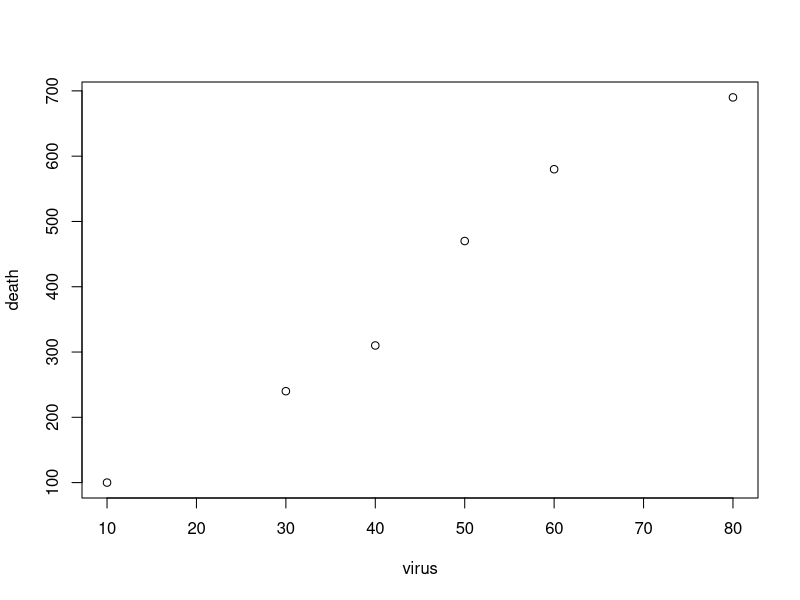
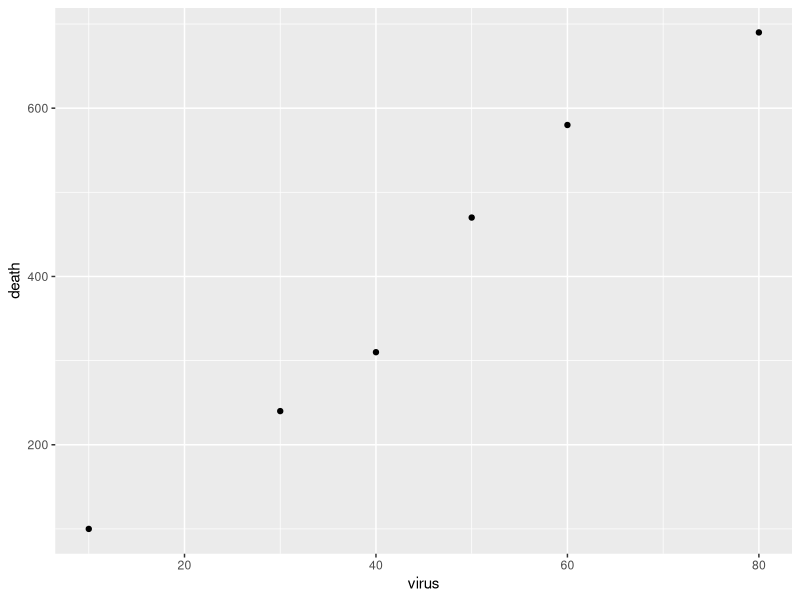
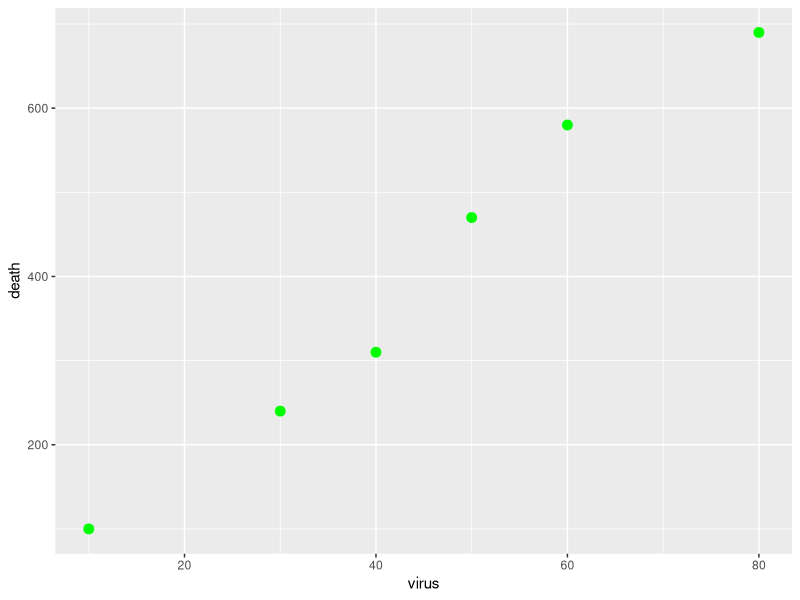
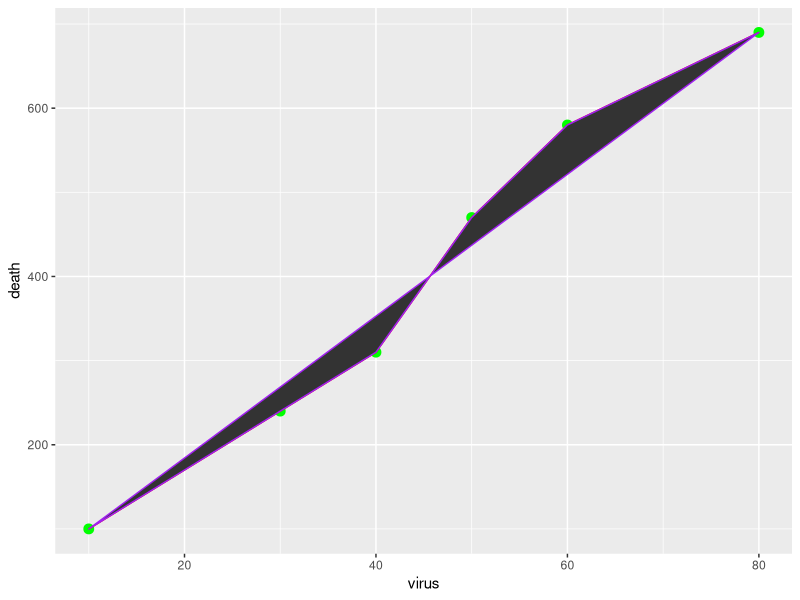

Write the R code that produced these figures, in order.
install.packages("ggplot2")             #installs the required package
library(ggplot2)                        #function to open the  package
virus <- c(10,30,40,50,60,80)           #example for measurements of the occurence of a virus as an array
death <- c(100, 240, 310, 470, 580,690) #accordingly, a number of corresponding death measurements
plot (virus,death)                      #old way to do create a plot
#Alternatively you can create a data frame that will assign the variables to a corresponding table
data.frame(virus,death)
d <- data.frame(virus,death)        #assigns the data frame to an object d
summary(d) #overview of the object and shows univariate statistical info
ggplot(d,aes(x=virus,y=death))+geom_point()      #requires to define the variables as asthetics, so geom_point will find them. geom_points creates a scatterplot with the data
ggplot(d,aes(x=virus,y=death))+geom_point(size=3,col="green") #the points can be edited of the plot can be edited by directly changing the geom_points
#To add more geometries and use them together, the functions can simply be added to the existing function
ggplot(d,aes(x=virus,y=death))+geom_point(size=3,col="green")+geom_line(col="red")+geom_polygon(col="purple")
